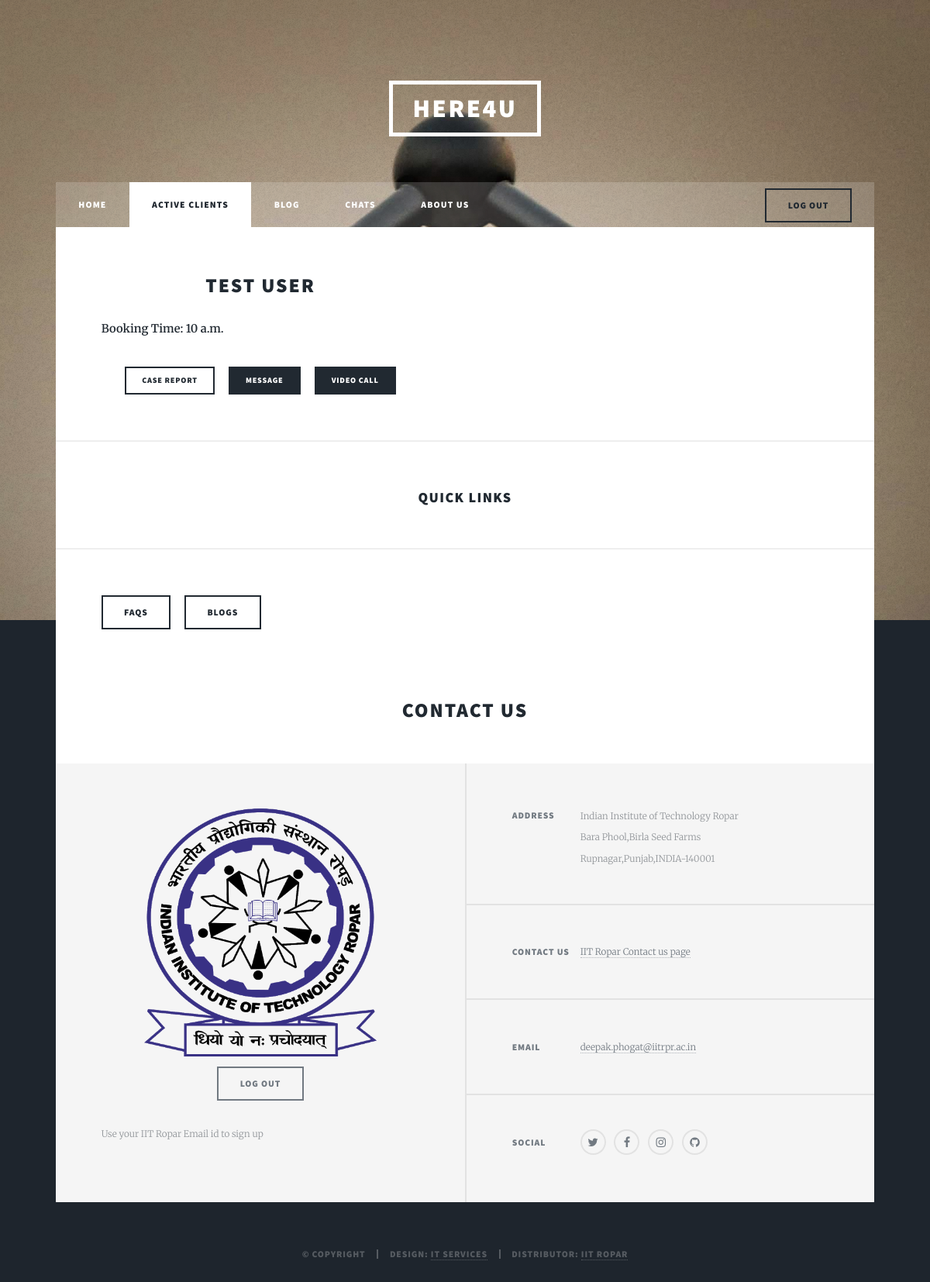
Before: /active/ (signed in) with the older database file.
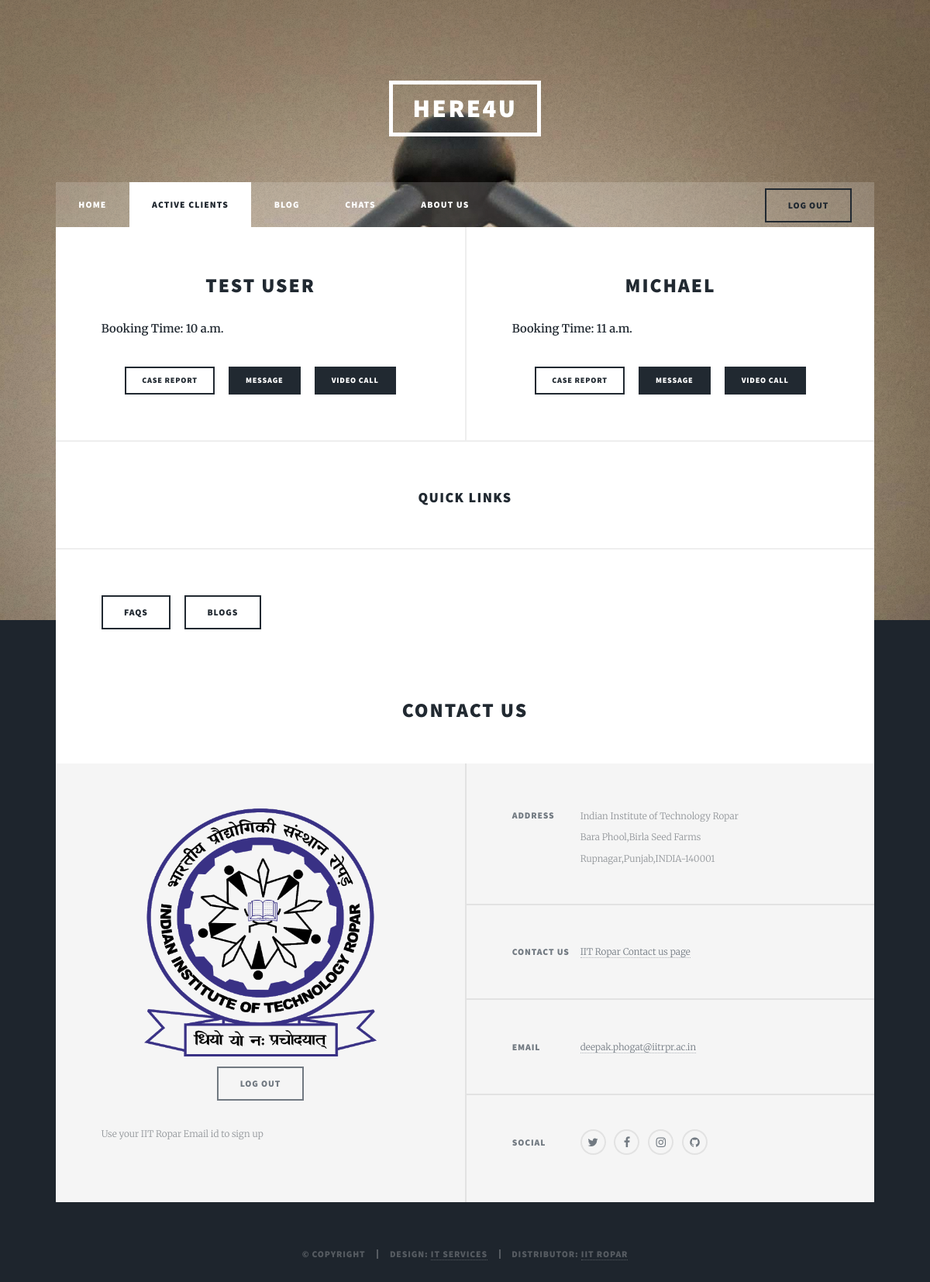
After: the same page with the newer database file.
### client/models.py (models this page shows, shortened)
class Clientdata(models.Model):
    User = models.OneToOneField(User,on_delete=models.SET_NULL, null=True, blank=True)
    Name=models.CharField(max_length=100)
    Gender=models.CharField(max_length=32,choices=[('Male','Male'),('Female','Female'),('Others','Others')])
    Age=models.IntegerField()
    Email=models.EmailField(primary_key=True)
    State=models.CharField(max_length=50,blank = True,null=True)
    City=models.CharField(max_length=50,blank = True,null=True)
    Marital_Status=models.CharField(max_length=32,choices=[('Single','Single'),('Commited','Commited'),('Divorced','Divorced'),('Married','Married')])
    Educational_Status=models.CharField(max_length=32,choices=[('10th Pass','10th Pass'),('12th Pass','12th Pass'),('Graduate','Graduate'),('Post_Graduate','Post_Graduate'),('Doctorate','Doctorate'),('Post_Doc','Post_Doc')])

class ActiveClient(models.Model):
    user = models.ForeignKey(User,on_delete=models.SET_NULL,null=True,related_name='counsellor_id_coun')
    Client = models.ForeignKey(User,on_delete=models.SET_NULL,null=True,related_name='client_id_coun')
    Booking_time = models.TimeField(null=True,auto_now=False, auto_now_add=False)

### client/views.py (the view)
# urls.py: path('active/',views.active,name = "active-clients"),
def active(request):
    user_check = False
    if request.user.is_authenticated:
        client = Clientdata.objects.all().filter(User=request.user)
        if client:
            user_check = True
            return render(request,'client/home.html',{"client":user_check})
    all_clients = []
    time = []
    for obj in ActiveClient.objects.all().filter(user=request.user):
        client = obj.Client
        time.append(obj.Booking_time)
        all_clients.append(Clientdata.objects.get(User=client))
    return render(request,'client/active_clients.html',{"client":user_check,"all_clients":zip(all_clients,time)})

### client/templates/client/active_clients.html (shortened to what this page needs)
{%extends "client/base.html"%}
{%block home_state%}<li>{%endblock%}
{%block active_state%}<li class="active">{%endblock%}
{%block blog_state%}<li>{%endblock%}
	{%block message_state%}<li>{%endblock%}
{%block about_state%}<li>{%endblock%}
{%block content%}
	<section class="posts">
		{%for client,time in all_clients%}
			<article>
				<header>
					<h2><a href="#">{{client.Name}}</a></h2>
				</header>
				<p><b>Booking Time: {{time}}</b></p>
				<ul class="actions">
					<li><a href="{%url 'view-description' pk=client.User.id %}" class="button small">Case Report</a></li>
					<li><a href="{%url 'message-detail' pk=client.User.id %}" class="button small special">Message</a></li>
					<li><a href="{%url 'connect-client' pk=client.User.id %}" class="button small special">Video Call</a></li>
				</ul>
			</article>
		{%endfor%}
		</section>
{%endblock%}

Changed rows visible on the page:
now on this page (row edited): Clientdata: Name "MICHAEL", Booking_time "11 a.m."
